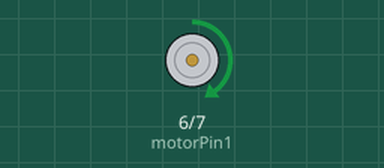
Recording of a sketch running on a simulated Arduino Uno, built with avr-gcc and run on an emulated ATmega328P. Shown: motor-driver pin pairs drawn as motors (green arrow = first pin HIGH = forward, orange = second pin HIGH = backward, longer = more drive, scaled by the enable pin).

Above: at 0.5 s.
Timing chart, 0 to 4.6 s (numbered marks = the images above):
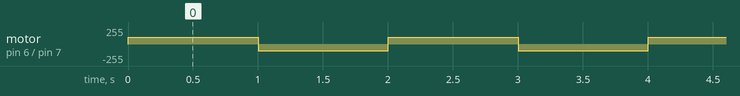

The sketch:

RC_M1_DC.ino
```cpp
int motorPin1 = 6;
int motorPin2 = 7;

int pwm = 9;
//Controls speed of motor, can take values from 0 - 255

void setup() {
  // put your setup code here, to run once:

  pinMode(motorPin1, OUTPUT);
  pinMode(motorPin2, OUTPUT);

  pinMode(pwm, OUTPUT);
}

void loop() {
  // put your main code here, to run repeatedly:

  analogWrite(pwm, 100);
  digitalWrite(motorPin1, HIGH);
  digitalWrite(motorPin2, LOW);
  delay(1000);

  //analogWrite(pwm, 200);
  digitalWrite(motorPin1, LOW);
  digitalWrite(motorPin2, HIGH);
  delay(1000);

}
```

Measured:
- by itself, motor on pin 6 (motorPin1) / pin 7 (motorPin2): alternates forward 100/255 for 1.0 s and backward 100/255 for 1.0 s
